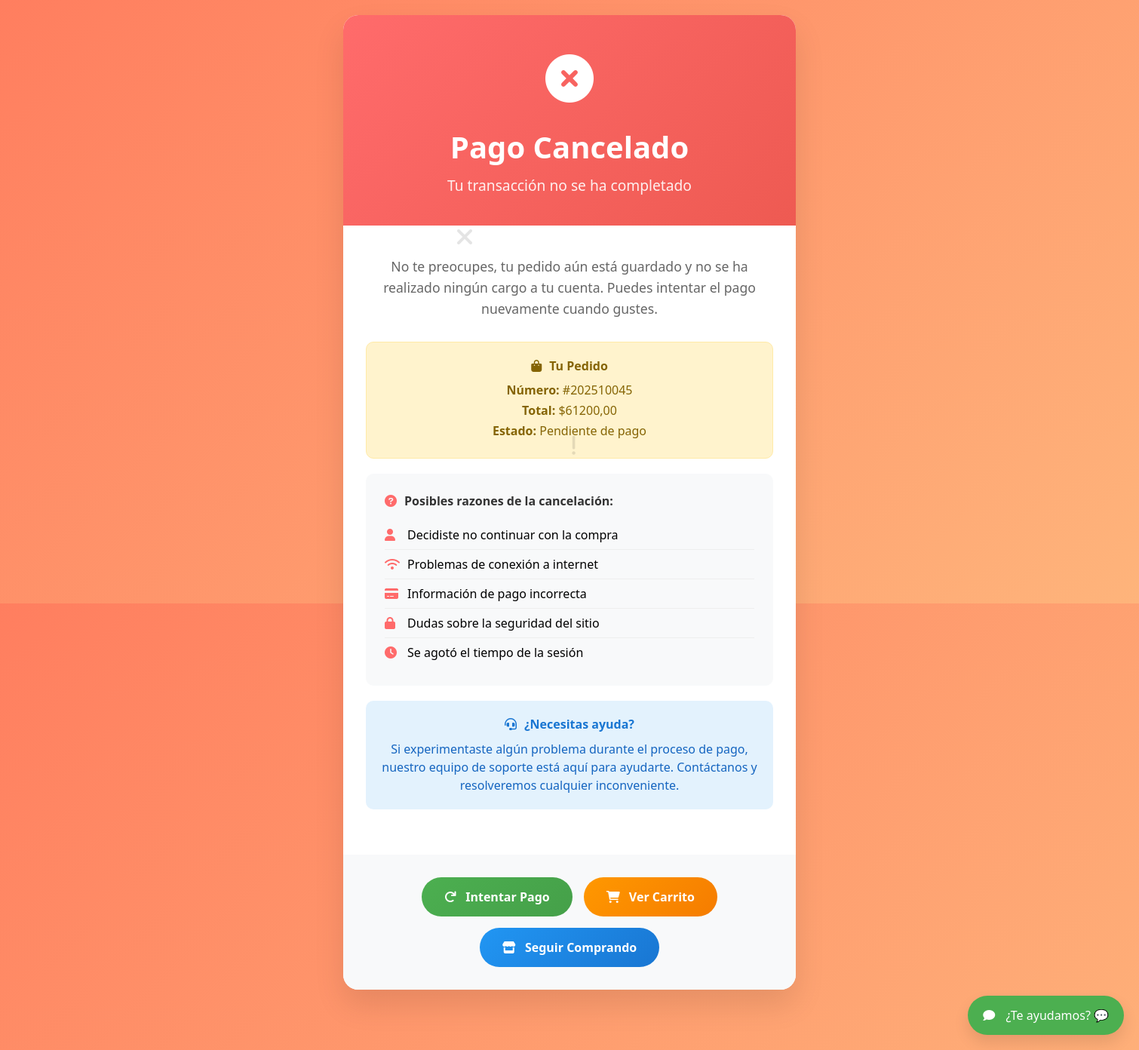
/pedidos/pago_cancelado/ (signed in), run on an earlier commit of the app's database.
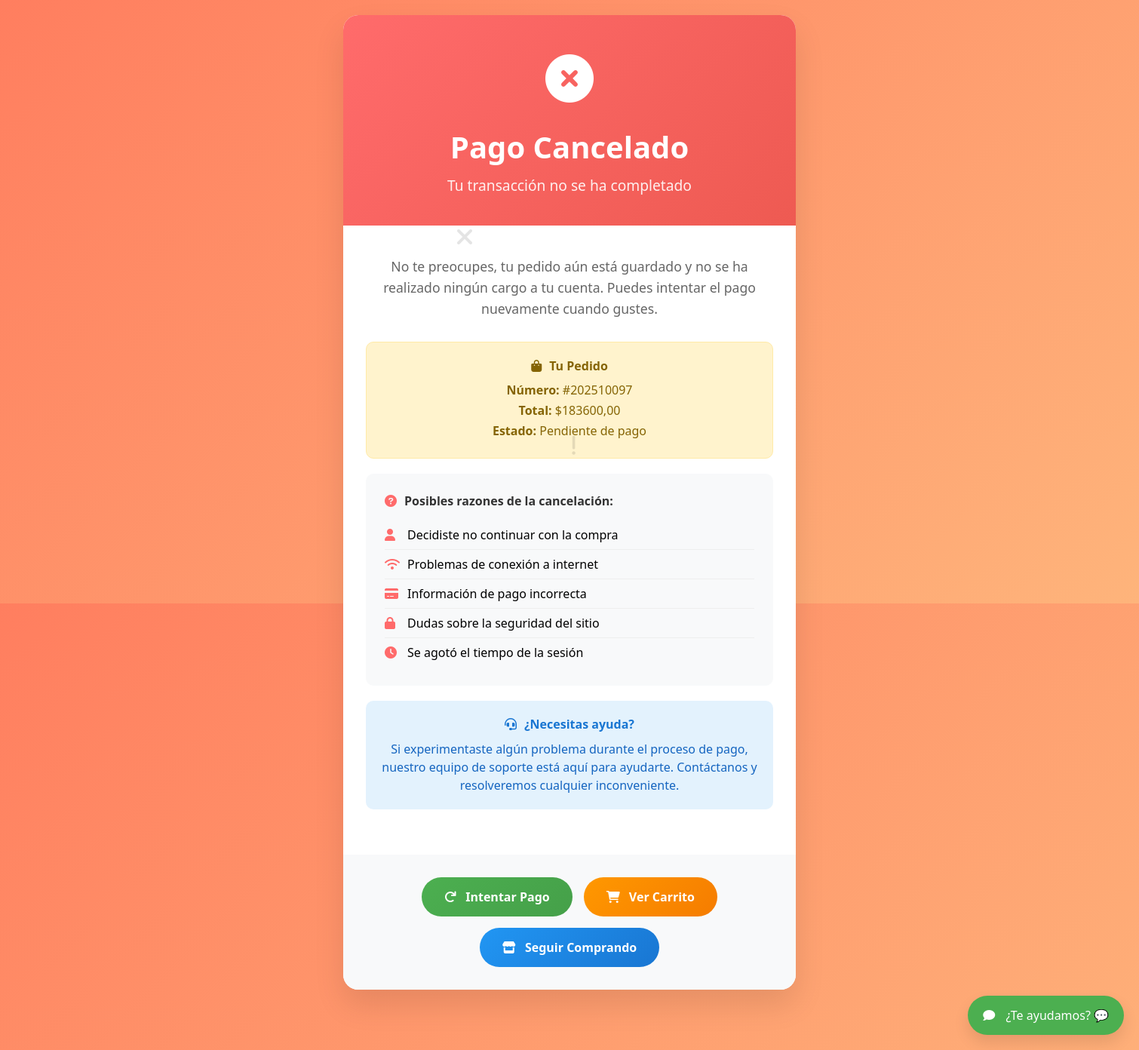
And on a later commit of the database.
### pedidos/models.py (models this page shows, shortened)
class Pedido(models.Model):
    ESTADO_CHOICES = (
        ('Nuevo', 'Nuevo'),
        ('Procesando', 'Procesando'),
        ('Pendiente', 'Pendiente'),
        ('Enviado', 'Enviado'),
        ('Entregado', 'Entregado'),
        ('Cancelado', 'Cancelado'),
    )
    user = models.ForeignKey(Auth, on_delete=models.SET_NULL, null=True, blank=True)
    pago = models.ForeignKey(Pago, on_delete=models.SET_NULL, null=True, blank=True)
    numero_pedido = models.CharField(max_length=200, unique=True)
    nombre = models.CharField(max_length=100)
    apellido = models.CharField(max_length=100)
    telefono = models.CharField(max_length=50, blank=True, null=True)
    direccion = models.CharField(max_length=200)
    ciudad = models.CharField(max_length=100)
    pais = models.CharField(max_length=100)
    observacion_pedido = models.TextField(blank=True, null=True)
    total_pedido = models.FloatField()
    impuesto = models.FloatField(default=0)
    estado = models.CharField(max_length=100, choices=ESTADO_CHOICES, default='Nuevo')
    ip = models.CharField(max_length=200, blank=True, null=True)
    esta_ordenado = models.BooleanField(default=False)
    fecha_creacion = models.DateTimeField(auto_now_add=True)
    actualizado = models.DateTimeField(auto_now=True)

### pedidos/views.py (the view)
# urls.py: path('pago_cancelado/', views.pago_cancelado, name='pago_cancelado'),
@login_required
def pago_cancelado(request):
    try:
        pedido = Pedido.objects.filter(user=request.user, esta_ordenado=False).latest('fecha_creacion')
        context = {'pedido': pedido}
        return render(request, 'pedidos/pago_cancelado.html', context)
    except Pedido.DoesNotExist:
        return render(request, 'pedidos/pago_cancelado.html', {'pedido': None})

### carrito/context_processors.py (called while the page is built)
def contador_carrito(request):
    contar_carrito= 0
    if 'admin' in request.path:
        return{}
    else:
        try:
            carrito= Carrito.objects.filter(id_carrito=_id_carrito(request))
            if request.user.is_authenticated:
                carrito_items= Carrito_Item.objects.all().filter(user=request.user)
            else:
                carrito_items=Carrito_Item.objects.all().filter(carrito=carrito[:1])
            for carrito_item in carrito_items:
                contar_carrito += carrito_item.cantidad
        except Carrito.DoesNotExist:
            contar_carrito=0
    return dict(contar_carrito=contar_carrito)

### carrito/views.py (called while the page is built)
def _id_carrito(request):
    carrito= request.session.session_key
    if not carrito:
        carrito =request.session.create()
    return carrito

### categorias/context_processors.py (called while the page is built)
def menu_links(request):
    links= Categoria.objects.all()
    return dict(links=links)

### templates/pedidos/pago_cancelado.html (shortened to what this page needs)
<!DOCTYPE html>
<html lang="es">
<head>
    <link href="https://cdnjs.cloudflare.com/ajax/libs/font-awesome/6.0.0/css/all.min.css" rel="stylesheet">
</head>
<body>
    <div class="cancel-container">
        <div class="floating-elements">
            <i class="fas fa-times floating-element" style="top: 20%; left: 10%; font-size: 2rem;"></i>
        </div>
        <div class="cancel-header">
            <div class="cancel-icon">
                <i class="fas fa-times-circle"></i>
            </div>
            <h1 class="cancel-title">Pago Cancelado</h1>
            <p class="cancel-subtitle">Tu transacción no se ha completado</p>
        </div>
        <div class="cancel-content">
            <p class="message">
                No te preocupes, tu pedido aún está guardado y no se ha realizado ningún cargo a tu cuenta.
                Puedes intentar el pago nuevamente cuando gustes.
            </p>
            {% if pedido %}
            <div class="order-info">
                <h4><i class="fas fa-shopping-bag" style="margin-right: 10px;"></i>Tu Pedido</h4>
                <p><strong>Número:</strong> #{{ pedido.numero_pedido }}</p>
                <p><strong>Total:</strong> ${{ pedido.total_pedido|floatformat:2 }}</p>
                <p><strong>Estado:</strong> Pendiente de pago</p>
            </div>
            {% endif %}
            <div class="reasons">
                <h4><i class="fas fa-question-circle"></i>Posibles razones de la cancelación:</h4>
                <ul>
                    <li><i class="fas fa-user"></i>Decidiste no continuar con la compra</li>
                    <li><i class="fas fa-wifi"></i>Problemas de conexión a internet</li>
                    <li><i class="fas fa-credit-card"></i>Información de pago incorrecta</li>
                    <li><i class="fas fa-lock"></i>Dudas sobre la seguridad del sitio</li>
                    <li><i class="fas fa-clock"></i>Se agotó el tiempo de la sesión</li>
                </ul>
            </div>
            <div class="help-section">
                <h4><i class="fas fa-headset" style="margin-right: 10px;"></i>¿Necesitas ayuda?</h4>
                <p>
                    Si experimentaste algún problema durante el proceso de pago, nuestro equipo de soporte
                    está aquí para ayudarte. Contáctanos y resolveremos cualquier inconveniente.
                </p>
            </div>
        </div>
        <div class="actions">
            <a href="{% url 'realizar_pedido' %}" class="btn btn-primary">
                <i class="fas fa-redo" style="margin-right: 8px;"></i>
                Intentar Pago
            </a>
            <a href="{% url 'carrito' %}" class="btn btn-warning">
                <i class="fas fa-shopping-cart" style="margin-right: 8px;"></i>
                Ver Carrito
            </a>
            <a href="{% url 'tienda' %}" class="btn btn-secondary">
                <i class="fas fa-store" style="margin-right: 8px;"></i>
                Seguir Comprando
            </a>
        </div>
    </div>
</body>
</html>

### templates/pedidos/pago_cancelado.html (style rules this page uses)
* { margin: 0; padding: 0; box-sizing: border-box; }
body { font-family: 'Segoe UI', Tahoma, Geneva, Verdana, sans-serif; background: linear-gradient(135deg, #ff7e5f 0%, #feb47b 100%); min-height: 100vh; display: flex; align-items: center; justify-content: center; padding: 20px; }
.cancel-container { background: white; border-radius: 20px; box-shadow: 0 20px 40px rgba(0, 0, 0, 0.1); max-width: 600px; width: 100%; overflow: hidden; animation: shake 0.8s ease-out; }
.cancel-header { background: linear-gradient(135deg, #ff6b6b, #ee5a52); color: white; padding: 40px 30px; text-align: center; position: relative; }
.cancel-icon { font-size: 4rem; margin-bottom: 20px; animation: pulse 2s infinite; }
.cancel-title { font-size: 2.5rem; font-weight: bold; margin-bottom: 10px; }
.cancel-subtitle { font-size: 1.2rem; opacity: 0.9; }
.cancel-content { padding: 40px 30px; text-align: center; }
.message { font-size: 1.1rem; color: #666; line-height: 1.6; margin-bottom: 30px; }
.order-info { background: #fff3cd; border: 1px solid #ffeaa7; border-radius: 10px; padding: 20px; margin: 20px 0; }
.order-info h4 { color: #856404; margin-bottom: 10px; }
.order-info p { color: #856404; margin: 5px 0; }
.reasons { background: #f8f9fa; padding: 25px; border-radius: 10px; margin: 20px 0; text-align: left; }
.reasons h4 { color: #333; margin-bottom: 15px; display: flex; align-items: center; }
.reasons h4 i { margin-right: 10px; color: #ff6b6b; }
.reasons ul { list-style: none; padding: 0; }
.reasons li { padding: 8px 0; border-bottom: 1px solid #eee; display: flex; align-items: center; }
.reasons li:last-child { border-bottom: none; }
.reasons li i { margin-right: 10px; color: #ff6b6b; width: 20px; }
.actions { padding: 30px; text-align: center; background: #f8f9fa; display: flex; flex-wrap: wrap; gap: 15px; justify-content: center; }
.btn { display: inline-block; padding: 15px 30px; border-radius: 50px; text-decoration: none; font-weight: 600; transition: all 0.3s ease; border: none; cursor: pointer; font-size: 1rem; min-width: 150px; }
.btn-primary { background: linear-gradient(135deg, #4CAF50, #45a049); color: white; }
.btn-secondary { background: linear-gradient(135deg, #2196F3, #1976D2); color: white; }
.btn-warning { background: linear-gradient(135deg, #FF9800, #F57C00); color: white; }
.help-section { background: #e3f2fd; padding: 20px; border-radius: 10px; margin: 20px 0; }
.help-section h4 { color: #1976d2; margin-bottom: 10px; }
.help-section p { color: #1565c0; line-height: 1.5; }
.floating-elements { position: absolute; width: 100%; height: 100%; overflow: hidden; pointer-events: none; }
.floating-element { position: absolute; opacity: 0.1; animation: float 6s ease-in-out infinite; }

What changed in the data, as far as the page shows it:
no longer on this page (row unchanged): Pedido: numero_pedido "202510045", total_pedido "61200,00"
added Pedido: numero_pedido "202510097", total_pedido "183600,00"
